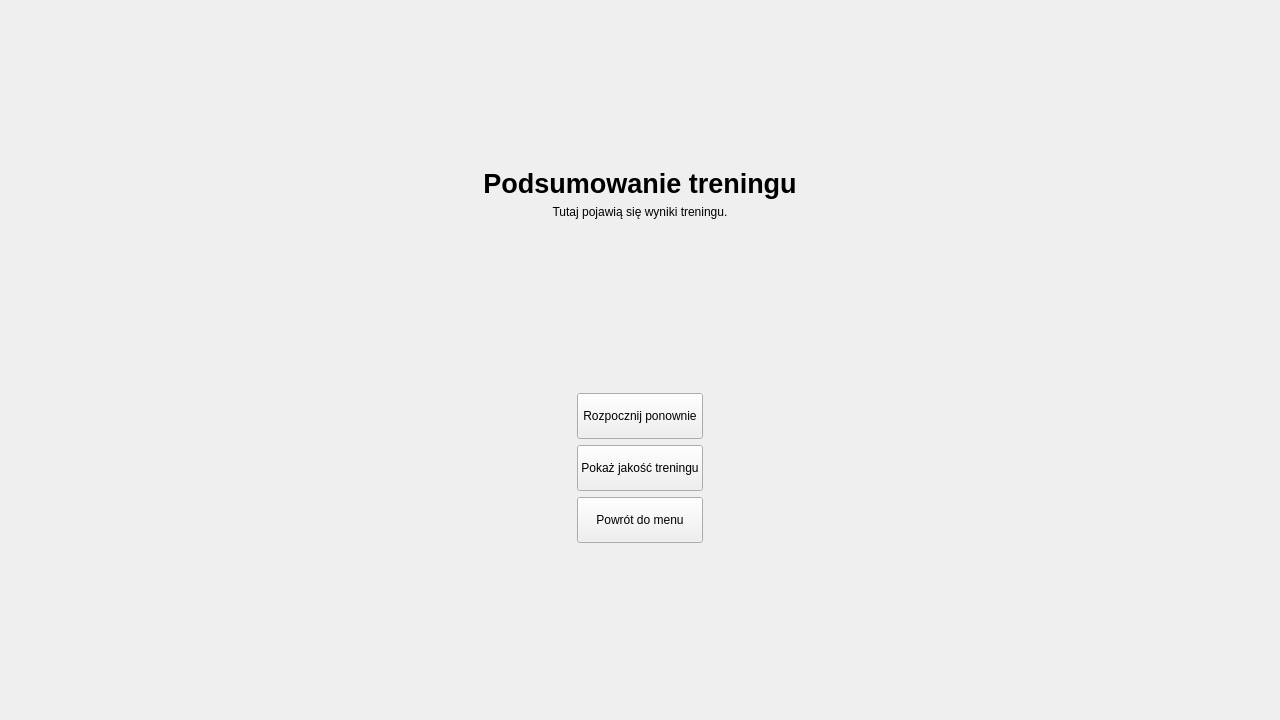
<?xml version="1.0" encoding="UTF-8"?>
<ui version="4.0">
 <class>MainWindow</class>
 <widget class="QMainWindow" name="MainWindow">
  <property name="geometry">
   <rect>
    <x>0</x>
    <y>0</y>
    <width>1280</width>
    <height>720</height>
   </rect>
  </property>
  <property name="sizePolicy">
   <sizepolicy hsizetype="Expanding" vsizetype="Expanding">
    <horstretch>0</horstretch>
    <verstretch>0</verstretch>
   </sizepolicy>
  </property>
  <property name="windowTitle">
   <string>CyberTrener</string>
  </property>
  <widget class="QWidget" name="centralwidget">
   <layout class="QVBoxLayout" name="mainVerticalLayout">
    <property name="spacing">
     <number>0</number>
    </property>
    <property name="leftMargin">
     <number>0</number>
    </property>
    <property name="topMargin">
     <number>0</number>
    </property>
    <property name="rightMargin">
     <number>0</number>
    </property>
    <property name="bottomMargin">
     <number>0</number>
    </property>
    <item>
     <widget class="QStackedWidget" name="stackedWidget">
      <property name="currentIndex">
       <number>2</number>
      </property>
      <widget class="QWidget" name="page_menu">
       <layout class="QVBoxLayout" name="menuLayout">
        <item>
         <layout class="QHBoxLayout" name="menuButtonsOuterLayout">
          <property name="spacing">
           <number>0</number>
          </property>
          <item>
           <widget class="QFrame" name="leftCameraFrame">
            <property name="autoFillBackground">
             <bool>false</bool>
            </property>
            <property name="styleSheet">
             <string notr="true">QFrame#leftCameraFrame, QFrame#rightCameraFrame { background-color: transparent; border: none; }
QLabel { font-size: 14px; font-weight: 600; color: #202020; }
QGraphicsView { background-color: #111111; border: none; }</string>
            </property>
            <property name="frameShape">
             <enum>QFrame::Shape::NoFrame</enum>
            </property>
            <property name="frameShadow">
             <enum>QFrame::Shadow::Plain</enum>
            </property>
            <property name="lineWidth">
             <number>0</number>
            </property>
            <layout class="QVBoxLayout" name="leftCameraLayout">
             <property name="spacing">
              <number>0</number>
             </property>
             <property name="leftMargin">
              <number>0</number>
             </property>
             <property name="topMargin">
              <number>0</number>
             </property>
             <property name="rightMargin">
              <number>0</number>
             </property>
             <property name="bottomMargin">
              <number>0</number>
             </property>
             <item>
              <widget class="QLabel" name="label_KameraPrzod">
               <property name="font">
                <font>
                 <pointsize>-1</pointsize>
                 <fontweight>DemiBold</fontweight>
                </font>
               </property>
               <property name="text">
                <string>Kamera Przód</string>
               </property>
               <property name="alignment">
                <set>Qt::AlignmentFlag::AlignCenter</set>
               </property>
              </widget>
             </item>
             <item>
              <widget class="QGraphicsView" name="KameraMenu">
               <property name="sizePolicy">
                <sizepolicy hsizetype="Expanding" vsizetype="Expanding">
                 <horstretch>0</horstretch>
                 <verstretch>0</verstretch>
                </sizepolicy>
               </property>
               <property name="minimumSize">
                <size>
                 <width>0</width>
                 <height>0</height>
                </size>
               </property>
               <property name="styleSheet">
                <string notr="true">background-color: #111111; border: none;</string>
               </property>
               <property name="frameShape">
                <enum>QFrame::Shape::NoFrame</enum>
               </property>
              </widget>
             </item>
            </layout>
           </widget>
          </item>
          <item>
           <spacer name="horizontalSpacer_menu_left">
            <property name="orientation">
             <enum>Qt::Orientation::Horizontal</enum>
            </property>
            <property name="sizeType">
             <enum>QSizePolicy::Policy::Preferred</enum>
            </property>
            <property name="sizeHint" stdset="0">
             <size>
              <width>40</width>
              <height>20</height>
             </size>
            </property>
           </spacer>
          </item>
          <item>
           <widget class="QFrame" name="menuButtonPanel">
            <property name="sizePolicy">
             <sizepolicy hsizetype="Preferred" vsizetype="Preferred">
              <horstretch>0</horstretch>
              <verstretch>0</verstretch>
             </sizepolicy>
            </property>
            <property name="maximumSize">
             <size>
              <width>280</width>
              <height>16777215</height>
             </size>
            </property>
            <property name="frameShape">
             <enum>QFrame::Shape::NoFrame</enum>
            </property>
            <layout class="QVBoxLayout" name="verticalLayout">
             <item>
              <spacer name="verticalSpacer_menu_top">
               <property name="orientation">
                <enum>Qt::Orientation::Vertical</enum>
               </property>
               <property name="sizeHint" stdset="0">
                <size>
                 <width>20</width>
                 <height>120</height>
                </size>
               </property>
              </spacer>
             </item>
             <item>
              <widget class="QLabel" name="titleLabel">
               <property name="font">
                <font>
                 <pointsize>28</pointsize>
                 <bold>true</bold>
                </font>
               </property>
               <property name="text">
                <string>Witaj XYZ!</string>
               </property>
               <property name="alignment">
                <set>Qt::AlignmentFlag::AlignCenter</set>
               </property>
              </widget>
             </item>
             <item>
              <widget class="QLabel" name="menuSubtitleLabel">
               <property name="text">
                <string>Kliknij start albo stań w &quot;T&quot; aby rozpocząć trening.</string>
               </property>
               <property name="alignment">
                <set>Qt::AlignmentFlag::AlignCenter</set>
               </property>
              </widget>
             </item>
             <item>
              <spacer name="verticalSpacer_menu_bottom">
               <property name="orientation">
                <enum>Qt::Orientation::Vertical</enum>
               </property>
               <property name="sizeHint" stdset="0">
                <size>
                 <width>20</width>
                 <height>120</height>
                </size>
               </property>
              </spacer>
             </item>
             <item>
              <widget class="QPushButton" name="startButton">
               <property name="minimumSize">
                <size>
                 <width>168</width>
                 <height>58</height>
                </size>
               </property>
               <property name="font">
                <font>
                 <pointsize>16</pointsize>
                </font>
               </property>
               <property name="text">
                <string>Start</string>
               </property>
              </widget>
             </item>
             <item>
              <widget class="QPushButton" name="chooseUserButton">
               <property name="minimumSize">
                <size>
                 <width>168</width>
                 <height>58</height>
                </size>
               </property>
               <property name="font">
                <font>
                 <pointsize>16</pointsize>
                </font>
               </property>
               <property name="text">
                <string>Wybierz użytkownika</string>
               </property>
              </widget>
             </item>
             <item>
              <widget class="QPushButton" name="addUserButton">
               <property name="minimumSize">
                <size>
                 <width>168</width>
                 <height>58</height>
                </size>
               </property>
               <property name="font">
                <font>
                 <pointsize>16</pointsize>
                </font>
               </property>
               <property name="text">
                <string>Dodaj użytkownika</string>
               </property>
              </widget>
             </item>
             <item>
              <widget class="QPushButton" name="statsButton">
               <property name="minimumSize">
                <size>
                 <width>168</width>
                 <height>58</height>
                </size>
               </property>
               <property name="font">
                <font>
                 <pointsize>16</pointsize>
                </font>
               </property>
               <property name="text">
                <string>Statystyki użytkowników</string>
               </property>
              </widget>
             </item>
             <item>
              <widget class="QPushButton" name="exitButton">
               <property name="minimumSize">
                <size>
                 <width>168</width>
                 <height>58</height>
                </size>
               </property>
               <property name="font">
                <font>
                 <pointsize>16</pointsize>
                </font>
               </property>
               <property name="text">
                <string>Wyjdź</string>
               </property>
              </widget>
             </item>
             <item>
              <spacer name="verticalSpacer_menu_mid">
               <property name="orientation">
                <enum>Qt::Orientation::Vertical</enum>
               </property>
               <property name="sizeHint" stdset="0">
                <size>
                 <width>20</width>
                 <height>40</height>
                </size>
               </property>
              </spacer>
             </item>
            </layout>
           </widget>
          </item>
          <item>
           <spacer name="horizontalSpacer_menu_right">
            <property name="orientation">
             <enum>Qt::Orientation::Horizontal</enum>
            </property>
            <property name="sizeType">
             <enum>QSizePolicy::Policy::Preferred</enum>
            </property>
            <property name="sizeHint" stdset="0">
             <size>
              <width>40</width>
              <height>20</height>
             </size>
            </property>
           </spacer>
          </item>
         </layout>
        </item>
       </layout>
      </widget>
      <widget class="QWidget" name="page_training">
       <property name="styleSheet">
        <string notr="true">QWidget#page_training { background-color: #ffffff; }
QLabel { color: #202020; }</string>
       </property>
       <layout class="QVBoxLayout" name="trainingLayout">
        <property name="spacing">
         <number>0</number>
        </property>
        <property name="leftMargin">
         <number>0</number>
        </property>
        <property name="topMargin">
         <number>0</number>
        </property>
        <property name="rightMargin">
         <number>0</number>
        </property>
        <property name="bottomMargin">
         <number>0</number>
        </property>
        <item>
         <layout class="QHBoxLayout" name="trainingMainLayout">
          <property name="spacing">
           <number>0</number>
          </property>
          <item>
           <widget class="QFrame" name="leftCameraFrame">
            <property name="autoFillBackground">
             <bool>false</bool>
            </property>
            <property name="styleSheet">
             <string notr="true">QFrame#leftCameraFrame, QFrame#rightCameraFrame { background-color: transparent; border: none; }
QLabel { font-size: 14px; font-weight: 600; color: #202020; }
QGraphicsView { background-color: #111111; border: none; }</string>
            </property>
            <property name="frameShape">
             <enum>QFrame::Shape::NoFrame</enum>
            </property>
            <property name="frameShadow">
             <enum>QFrame::Shadow::Plain</enum>
            </property>
            <property name="lineWidth">
             <number>0</number>
            </property>
            <layout class="QVBoxLayout" name="leftCameraLayout">
             <property name="spacing">
              <number>0</number>
             </property>
             <property name="leftMargin">
              <number>0</number>
             </property>
             <property name="topMargin">
              <number>0</number>
             </property>
             <property name="rightMargin">
              <number>0</number>
             </property>
             <property name="bottomMargin">
              <number>0</number>
             </property>
             <item>
              <widget class="QLabel" name="label_KameraPrzod">
               <property name="font">
                <font>
                 <pointsize>-1</pointsize>
                 <fontweight>DemiBold</fontweight>
                </font>
               </property>
               <property name="text">
                <string>Kamera Przód</string>
               </property>
               <property name="alignment">
                <set>Qt::AlignmentFlag::AlignCenter</set>
               </property>
              </widget>
             </item>
             <item>
              <widget class="QGraphicsView" name="KameraLewa">
               <property name="sizePolicy">
                <sizepolicy hsizetype="Expanding" vsizetype="Expanding">
                 <horstretch>0</horstretch>
                 <verstretch>0</verstretch>
                </sizepolicy>
               </property>
               <property name="styleSheet">
                <string notr="true">background-color: #111111; border: none;</string>
               </property>
               <property name="frameShape">
                <enum>QFrame::Shape::NoFrame</enum>
               </property>
              </widget>
             </item>
            </layout>
           </widget>
          </item>
          <item>
           <widget class="QFrame" name="rightCameraFrame">
            <property name="styleSheet">
             <string notr="true">QFrame#leftCameraFrame, QFrame#rightCameraFrame { background-color: transparent; border: none; }
QLabel { font-size: 14px; font-weight: 600; color: #202020; }
QGraphicsView { background-color: #111111; border: none; }</string>
            </property>
            <property name="frameShape">
             <enum>QFrame::Shape::NoFrame</enum>
            </property>
            <property name="frameShadow">
             <enum>QFrame::Shadow::Plain</enum>
            </property>
            <property name="lineWidth">
             <number>0</number>
            </property>
            <layout class="QVBoxLayout" name="rightCameraLayout">
             <property name="spacing">
              <number>0</number>
             </property>
             <property name="leftMargin">
              <number>0</number>
             </property>
             <property name="topMargin">
              <number>0</number>
             </property>
             <property name="rightMargin">
              <number>0</number>
             </property>
             <property name="bottomMargin">
              <number>0</number>
             </property>
             <item>
              <widget class="QLabel" name="label_KameraBok">
               <property name="font">
                <font>
                 <pointsize>-1</pointsize>
                 <fontweight>DemiBold</fontweight>
                </font>
               </property>
               <property name="text">
                <string>Kamera Bok</string>
               </property>
               <property name="alignment">
                <set>Qt::AlignmentFlag::AlignCenter</set>
               </property>
              </widget>
             </item>
             <item>
              <widget class="QGraphicsView" name="KameraPrawa">
               <property name="sizePolicy">
                <sizepolicy hsizetype="Expanding" vsizetype="Expanding">
                 <horstretch>0</horstretch>
                 <verstretch>0</verstretch>
                </sizepolicy>
               </property>
               <property name="styleSheet">
                <string notr="true">background-color: #111111; border: none;</string>
               </property>
               <property name="frameShape">
                <enum>QFrame::Shape::NoFrame</enum>
               </property>
              </widget>
             </item>
            </layout>
           </widget>
          </item>
         </layout>
        </item>
        <item>
         <widget class="QFrame" name="bottomControlsFrame">
          <property name="maximumSize">
           <size>
            <width>16777215</width>
            <height>33</height>
           </size>
          </property>
          <property name="styleSheet">
           <string notr="true">QFrame#bottomControlsFrame { background-color: transparent; border: none; }</string>
          </property>
          <property name="frameShape">
           <enum>QFrame::Shape::NoFrame</enum>
          </property>
          <property name="frameShadow">
           <enum>QFrame::Shadow::Plain</enum>
          </property>
          <layout class="QHBoxLayout" name="horizontalLayout">
           <property name="spacing">
            <number>0</number>
           </property>
           <property name="leftMargin">
            <number>0</number>
           </property>
           <property name="topMargin">
            <number>0</number>
           </property>
           <property name="rightMargin">
            <number>0</number>
           </property>
           <property name="bottomMargin">
            <number>0</number>
           </property>
           <item>
            <widget class="QLabel" name="trainingTitleLabel">
             <property name="font">
              <font>
               <bold>true</bold>
              </font>
             </property>
             <property name="text">
              <string>Podnoszenie przedmiotu z podłogi</string>
             </property>
            </widget>
           </item>
           <item>
            <widget class="QLabel" name="statsTitleLabel">
             <property name="font">
              <font>
               <bold>true</bold>
              </font>
             </property>
             <property name="text">
              <string>Ocena klatek</string>
             </property>
             <property name="alignment">
              <set>Qt::AlignmentFlag::AlignCenter</set>
             </property>
            </widget>
           </item>
           <item>
            <widget class="Line" name="line_stats">
             <property name="maximumSize">
              <size>
               <width>16777215</width>
               <height>0</height>
              </size>
             </property>
             <property name="styleSheet">
              <string notr="true">background-color: transparent; border: none;</string>
             </property>
             <property name="frameShape">
              <enum>QFrame::Shape::VLine</enum>
             </property>
             <property name="orientation">
              <enum>Qt::Orientation::Vertical</enum>
             </property>
            </widget>
           </item>
           <item>
            <widget class="QLabel" name="label">
             <property name="text">
              <string>Dobrze: 0</string>
             </property>
            </widget>
           </item>
           <item>
            <widget class="QLabel" name="label_3">
             <property name="text">
              <string>Średnio: 0</string>
             </property>
            </widget>
           </item>
           <item>
            <widget class="QLabel" name="label_4">
             <property name="text">
              <string>Źle: 0</string>
             </property>
            </widget>
           </item>
           <item>
            <widget class="QLabel" name="poseStatusLabel">
             <property name="text">
              <string>Sylwetka: —</string>
             </property>
             <property name="wordWrap">
              <bool>true</bool>
             </property>
            </widget>
           </item>
           <item>
            <widget class="QLabel" name="headStatusLabel">
             <property name="text">
              <string>Głowa: —</string>
             </property>
            </widget>
           </item>
           <item>
            <widget class="QLabel" name="backStatusLabel">
             <property name="text">
              <string>Plecy: —</string>
             </property>
            </widget>
           </item>
           <item>
            <widget class="QLabel" name="Powtorzenia">
             <property name="text">
              <string>Powtórzenia: 0/0</string>
             </property>
            </widget>
           </item>
           <item>
            <widget class="QLabel" name="Powtorzenia_2">
             <property name="text">
              <string>Serie: 0/0</string>
             </property>
            </widget>
           </item>
           <item>
            <widget class="QLabel" name="Powtorzenia_3">
             <property name="text">
              <string>Czas: 00:00</string>
             </property>
            </widget>
           </item>
          </layout>
         </widget>
        </item>
       </layout>
      </widget>
      <widget class="QWidget" name="page_summary">
       <layout class="QVBoxLayout" name="summaryLayout">
        <item>
         <spacer name="verticalSpacer_summary_top">
          <property name="orientation">
           <enum>Qt::Orientation::Vertical</enum>
          </property>
          <property name="sizeHint" stdset="0">
           <size>
            <width>20</width>
            <height>80</height>
           </size>
          </property>
         </spacer>
        </item>
        <item>
         <widget class="QLabel" name="summaryTitleLabel">
          <property name="font">
           <font>
            <pointsize>20</pointsize>
            <bold>true</bold>
           </font>
          </property>
          <property name="text">
           <string>Podsumowanie treningu</string>
          </property>
          <property name="alignment">
           <set>Qt::AlignmentFlag::AlignCenter</set>
          </property>
         </widget>
        </item>
        <item>
         <widget class="QLabel" name="summaryLabel">
          <property name="text">
           <string>Tutaj pojawią się wyniki treningu.</string>
          </property>
          <property name="alignment">
           <set>Qt::AlignmentFlag::AlignCenter</set>
          </property>
          <property name="wordWrap">
           <bool>true</bool>
          </property>
         </widget>
        </item>
        <item>
         <spacer name="verticalSpacer_summary_mid">
          <property name="orientation">
           <enum>Qt::Orientation::Vertical</enum>
          </property>
          <property name="sizeHint" stdset="0">
           <size>
            <width>20</width>
            <height>40</height>
           </size>
          </property>
         </spacer>
        </item>
        <item>
         <layout class="QHBoxLayout" name="summaryButtonsOuterLayout">
          <item>
           <spacer name="horizontalSpacer_summary_left">
            <property name="orientation">
             <enum>Qt::Orientation::Horizontal</enum>
            </property>
            <property name="sizeHint" stdset="0">
             <size>
              <width>40</width>
              <height>20</height>
             </size>
            </property>
           </spacer>
          </item>
          <item>
           <widget class="QFrame" name="summaryButtonPanel">
            <property name="maximumSize">
             <size>
              <width>280</width>
              <height>16777215</height>
             </size>
            </property>
            <property name="frameShape">
             <enum>QFrame::Shape::NoFrame</enum>
            </property>
            <layout class="QVBoxLayout" name="verticalLayout_2">
             <item>
              <widget class="QPushButton" name="startAgainButton">
               <property name="minimumSize">
                <size>
                 <width>0</width>
                 <height>46</height>
                </size>
               </property>
               <property name="text">
                <string>Rozpocznij ponownie</string>
               </property>
              </widget>
             </item>
             <item>
              <widget class="QPushButton" name="trainingQualityButton">
               <property name="minimumSize">
                <size>
                 <width>0</width>
                 <height>46</height>
                </size>
               </property>
               <property name="text">
                <string>Pokaż jakość treningu</string>
               </property>
              </widget>
             </item>
             <item>
              <widget class="QPushButton" name="backToMenuButton">
               <property name="minimumSize">
                <size>
                 <width>0</width>
                 <height>46</height>
                </size>
               </property>
               <property name="text">
                <string>Powrót do menu</string>
               </property>
              </widget>
             </item>
            </layout>
           </widget>
          </item>
          <item>
           <spacer name="horizontalSpacer_summary_right">
            <property name="orientation">
             <enum>Qt::Orientation::Horizontal</enum>
            </property>
            <property name="sizeHint" stdset="0">
             <size>
              <width>40</width>
              <height>20</height>
             </size>
            </property>
           </spacer>
          </item>
         </layout>
        </item>
        <item>
         <spacer name="verticalSpacer_summary_bottom">
          <property name="orientation">
           <enum>Qt::Orientation::Vertical</enum>
          </property>
          <property name="sizeHint" stdset="0">
           <size>
            <width>20</width>
            <height>80</height>
           </size>
          </property>
         </spacer>
        </item>
       </layout>
      </widget>
     </widget>
    </item>
   </layout>
  </widget>
 </widget>
 <resources/>
 <connections/>
</ui>
